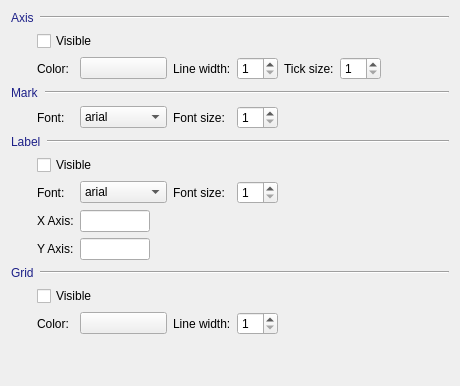
     <widget class="QWidget" name="m_tabAxis">
      <attribute name="title">
       <string>Axis</string>
      </attribute>
      <layout class="QGridLayout" name="gridLayout_2">
       <item row="6" column="1" colspan="2">
        <widget class="QCheckBox" name="m_cbAxisLabelVisible">
         <property name="text">
          <string>Visible</string>
         </property>
        </widget>
       </item>
       <item row="14" column="3">
        <widget class="QLabel" name="label_13">
         <property name="text">
          <string>Line width:</string>
         </property>
        </widget>
       </item>
       <item row="7" column="2">
        <widget class="QComboBox" name="m_cbbAxisLabelFont">
         <item>
          <property name="text">
           <string>arial</string>
          </property>
         </item>
         <item>
          <property name="text">
           <string>dirtydoz</string>
          </property>
         </item>
         <item>
          <property name="text">
           <string>fudd</string>
          </property>
         </item>
         <item>
          <property name="text">
           <string>times</string>
          </property>
         </item>
         <item>
          <property name="text">
           <string>Vera</string>
          </property>
         </item>
         <item>
          <property name="text">
           <string>VeraMono</string>
          </property>
         </item>
        </widget>
       </item>
       <item row="14" column="4">
        <widget class="QSpinBox" name="m_spinBoxAxisGridLineWidth">
         <property name="minimum">
          <number>1</number>
         </property>
        </widget>
       </item>
       <item row="7" column="4">
        <widget class="QSpinBox" name="m_spinBoxAxisLabelFontSize">
         <property name="minimum">
          <number>1</number>
         </property>
         <property name="maximum">
          <number>12</number>
         </property>
        </widget>
       </item>
       <item row="8" column="1">
        <widget class="QLabel" name="label_14">
         <property name="text">
          <string>X Axis:</string>
         </property>
        </widget>
       </item>
       <item row="7" column="3">
        <widget class="QLabel" name="label_10">
         <property name="text">
          <string>Font size:</string>
         </property>
        </widget>
       </item>
       <item row="9" column="1">
        <widget class="QLabel" name="label_15">
         <property name="text">
          <string>Y Axis:</string>
         </property>
        </widget>
       </item>
       <item row="3" column="0" colspan="15">
        <layout class="QHBoxLayout" name="horizontalLayout_2">
         <item>
          <widget class="QLabel" name="label_4">
           <property name="sizePolicy">
            <sizepolicy hsizetype="Fixed" vsizetype="Fixed">
             <horstretch>0</horstretch>
             <verstretch>0</verstretch>
            </sizepolicy>
           </property>
           <property name="styleSheet">
            <string notr="true">color: rgb(29, 32, 136);</string>
           </property>
           <property name="text">
            <string>Mark</string>
           </property>
          </widget>
         </item>
         <item>
          <widget class="Line" name="line_2">
           <property name="orientation">
            <enum>Qt::Horizontal</enum>
           </property>
          </widget>
         </item>
        </layout>
       </item>
       <item row="0" column="0" colspan="15">
        <layout class="QHBoxLayout" name="horizontalLayout">
         <item>
          <widget class="QLabel" name="label">
           <property name="sizePolicy">
            <sizepolicy hsizetype="Fixed" vsizetype="Fixed">
             <horstretch>0</horstretch>
             <verstretch>0</verstretch>
            </sizepolicy>
           </property>
           <property name="styleSheet">
            <string notr="true">color: rgb(29, 32, 136);</string>
           </property>
           <property name="text">
            <string>Axis</string>
           </property>
          </widget>
         </item>
         <item>
          <widget class="Line" name="line">
           <property name="orientation">
            <enum>Qt::Horizontal</enum>
           </property>
          </widget>
         </item>
        </layout>
       </item>
       <item row="5" column="0" colspan="15">
        <layout class="QHBoxLayout" name="horizontalLayout_3">
         <item>
          <widget class="QLabel" name="label_8">
           <property name="sizePolicy">
            <sizepolicy hsizetype="Fixed" vsizetype="Fixed">
             <horstretch>0</horstretch>
             <verstretch>0</verstretch>
            </sizepolicy>
           </property>
           <property name="styleSheet">
            <string notr="true">color: rgb(29, 32, 136);</string>
           </property>
           <property name="text">
            <string>Label</string>
           </property>
          </widget>
         </item>
         <item>
          <widget class="Line" name="line_3">
           <property name="orientation">
            <enum>Qt::Horizontal</enum>
           </property>
          </widget>
         </item>
        </layout>
       </item>
       <item row="7" column="1">
        <widget class="QLabel" name="label_9">
         <property name="text">
          <string>Font:</string>
         </property>
        </widget>
       </item>
       <item row="4" column="4">
        <widget class="QSpinBox" name="m_spinBoxAxisMarkFontSize">
         <property name="minimum">
          <number>1</number>
         </property>
         <property name="maximum">
          <number>12</number>
         </property>
        </widget>
       </item>
       <item row="4" column="1">
        <widget class="QLabel" name="label_6">
         <property name="text">
          <string>Font:</string>
         </property>
        </widget>
       </item>
       <item row="2" column="5">
        <widget class="QLabel" name="label_5">
         <property name="text">
          <string>Tick size:</string>
         </property>
        </widget>
       </item>
       <item row="14" column="1">
        <widget class="QLabel" name="label_12">
         <property name="sizePolicy">
          <sizepolicy hsizetype="Fixed" vsizetype="Preferred">
           <horstretch>0</horstretch>
           <verstretch>0</verstretch>
          </sizepolicy>
         </property>
         <property name="text">
          <string>Color:</string>
         </property>
        </widget>
       </item>
       <item row="1" column="0">
        <spacer name="horizontalSpacer">
         <property name="orientation">
          <enum>Qt::Horizontal</enum>
         </property>
         <property name="sizeType">
          <enum>QSizePolicy::Fixed</enum>
         </property>
         <property name="sizeHint" stdset="0">
          <size>
           <width>20</width>
           <height>17</height>
          </size>
         </property>
        </spacer>
       </item>
       <item row="2" column="6">
        <widget class="QSpinBox" name="m_spinBoxAxisTickSize">
         <property name="minimum">
          <number>1</number>
         </property>
        </widget>
       </item>
       <item row="2" column="3">
        <widget class="QLabel" name="label_3">
         <property name="text">
          <string>Line width:</string>
         </property>
        </widget>
       </item>
       <item row="8" column="2">
        <widget class="QLineEdit" name="m_editAxisX">
         <property name="maximumSize">
          <size>
           <width>70</width>
           <height>16777215</height>
          </size>
         </property>
        </widget>
       </item>
       <item row="12" column="0" colspan="15">
        <layout class="QHBoxLayout" name="horizontalLayout_4">
         <item>
          <widget class="QLabel" name="label_11">
           <property name="sizePolicy">
            <sizepolicy hsizetype="Fixed" vsizetype="Fixed">
             <horstretch>0</horstretch>
             <verstretch>0</verstretch>
            </sizepolicy>
           </property>
           <property name="styleSheet">
            <string notr="true">color: rgb(29, 32, 136);</string>
           </property>
           <property name="text">
            <string>Grid</string>
           </property>
          </widget>
         </item>
         <item>
          <widget class="Line" name="line_4">
           <property name="orientation">
            <enum>Qt::Horizontal</enum>
           </property>
          </widget>
         </item>
        </layout>
       </item>
       <item row="16" column="14">
        <spacer name="verticalSpacer">
         <property name="orientation">
          <enum>Qt::Vertical</enum>
         </property>
         <property name="sizeHint" stdset="0">
          <size>
           <width>20</width>
           <height>40</height>
          </size>
         </property>
        </spacer>
       </item>
       <item row="4" column="2">
        <widget class="QComboBox" name="m_cbbAxisMarkFont">
         <item>
          <property name="text">
           <string>arial</string>
          </property>
         </item>
         <item>
          <property name="text">
           <string>dirtydoz</string>
          </property>
         </item>
         <item>
          <property name="text">
           <string>fudd</string>
          </property>
         </item>
         <item>
          <property name="text">
           <string>times</string>
          </property>
         </item>
         <item>
          <property name="text">
           <string>Vera</string>
          </property>
         </item>
         <item>
          <property name="text">
           <string>VeraMono</string>
          </property>
         </item>
        </widget>
       </item>
       <item row="4" column="3">
        <widget class="QLabel" name="label_7">
         <property name="text">
          <string>Font size:</string>
         </property>
        </widget>
       </item>
       <item row="13" column="1" colspan="2">
        <widget class="QCheckBox" name="m_cbAxisGridVisible">
         <property name="text">
          <string>Visible</string>
         </property>
        </widget>
       </item>
       <item row="2" column="2">
        <widget class="CXButtonColorEdit" name="m_colorBtnAxis">
         <property name="text">
          <string/>
         </property>
        </widget>
       </item>
       <item row="2" column="4">
        <widget class="QSpinBox" name="m_spinBoxAxisLineWidth">
         <property name="minimum">
          <number>1</number>
         </property>
        </widget>
       </item>
       <item row="9" column="2">
        <widget class="QLineEdit" name="m_editAxisY">
         <property name="maximumSize">
          <size>
           <width>70</width>
           <height>16777215</height>
          </size>
         </property>
        </widget>
       </item>
       <item row="14" column="2">
        <widget class="CXButtonColorEdit" name="m_colorBtnAxisGrid">
         <property name="text">
          <string/>
         </property>
        </widget>
       </item>
       <item row="2" column="1">
        <widget class="QLabel" name="label_2">
         <property name="sizePolicy">
          <sizepolicy hsizetype="Fixed" vsizetype="Preferred">
           <horstretch>0</horstretch>
           <verstretch>0</verstretch>
          </sizepolicy>
         </property>
         <property name="text">
          <string>Color:</string>
         </property>
        </widget>
       </item>
       <item row="1" column="1" colspan="2">
        <widget class="QCheckBox" name="m_cbAxisVisible">
         <property name="text">
          <string>Visible</string>
         </property>
        </widget>
       </item>
      </layout>
     </widget>
